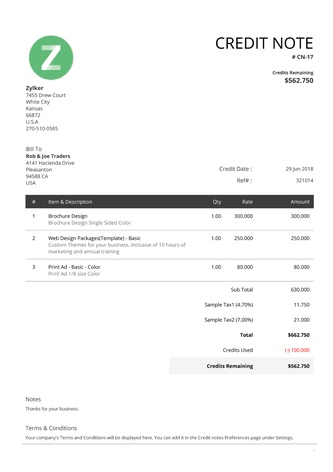
#> input picture Invoices/invoices (2).jpg, 333 x 472 px, shrunk from 1073 x 1519 before the run
$ python BoxIdentification.py
#> lines starting #> are read from the running program, lines starting #| are printed output that depends on the picture; after the words box and inside, x2 and y2 are one past the last pixel; in counts of white or black regions, pixels touching at a corner belong together
### utilities.py
import cv2
import numpy as np
import pytesseract as pt
from patchInfo import PatchInfo
from dateutil.parser import parse

# [13 lines left out: functions is_date, saveImage, not called in this run]

def GetColoredSegmentationMask(seg, segmentCount):
	""" Return a colored segmented image """
	colors = [tuple(np.random.randint(256, size=3)) for _ in range(256)]
	seg = seg%256
	seg = cv2.cvtColor(seg.astype(np.uint8), cv2.COLOR_GRAY2RGB)
	seg_img = np.zeros_like(seg)
	for c in range(1,len(colors)):
			seg_img[:, :, 0] += ((seg[:, :, 0] == c) * (colors[c][0])).astype('uint8')
			seg_img[:, :, 1] += ((seg[:, :, 0] == c) * (colors[c][1])).astype('uint8')
			seg_img[:, :, 2] += ((seg[:, :, 0] == c) * (colors[c][2])).astype('uint8')
	return seg_img

def getArea(pos_coord):
  minX, maxX, minY, maxY = pos_coord
  return (maxX-minX)*(maxY-minY)

# [4 lines left out: function getPatch, not called in this run]

def getText(img): return pt.image_to_string(img)
def getPatchText(img,pos_coord,pad=2): return getText(getPatch(img,pos_coord,pad))
def isText(img, pos_coord, pad=2): return (getPatchText(img,pos_coord,pad) is not "")

# [4 lines left out: function getPostionFromFilter, not called in this run]

### BoxIdentification.py
import cv2
import numpy as np
import utilities as utl
from collections import deque

def showImage(img, imgName):
	resimg = img[0]
	for idx in range(1,len(img)):
		resimg = cv2.hconcat((resimg,img[idx]))
	cv2.imwrite(f'{imgName}.png', resimg)

## Read Image
IMG_NO = 2
img = cv2.imread(f'Invoices/invoices ({IMG_NO}).jpg')
#> img is the input picture: shape (472, 333, 3); mean B, G, R 245.1, 245.7, 245.1
print("Image Shape: ",img.shape)
#| Image Shape:  (472, 333, 3)

## Filters
n = 7
filter2D_n = -1*np.ones((n,n))
filter2D_n[n//2][n//2] = n*n-1
morphKernel = np.ones((5,5), np.uint8)

## Apply Filter
filterImg = cv2.filter2D(cv2.cvtColor(img, cv2.COLOR_BGR2GRAY), -1, filter2D_n)
filterImg[filterImg==0] == 0
filterImg[filterImg!=0] == 1
filterImg = cv2.morphologyEx(filterImg, cv2.MORPH_CLOSE, morphKernel)
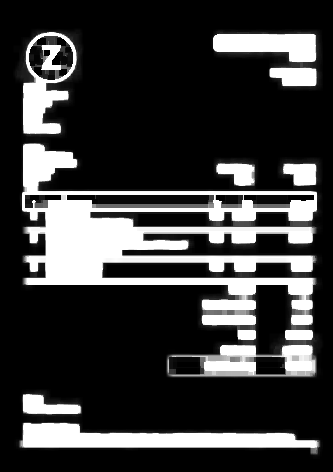
#> filterImg: shape (472, 333); min 0, max 255, mean 58.4

## Save Image
imgFil3 = np.repeat(filterImg[...,None],3,axis=2)
img1 =  np.where(imgFil3, img, 0)
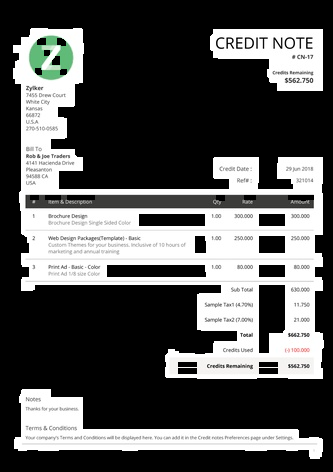
#> img1: shape (472, 333, 3); mean of channels 0, 1, 2 86.9, 87.4, 86.8; drawn as B, G, R
showImage([img,imgFil3,img1], 'img')
#> the loop in showImage, `for idx in range(1,len(img)):` made 2 passes
#> pass 1, in showImage, `resimg = cv2.hconcat((resimg,img[idx]))`:
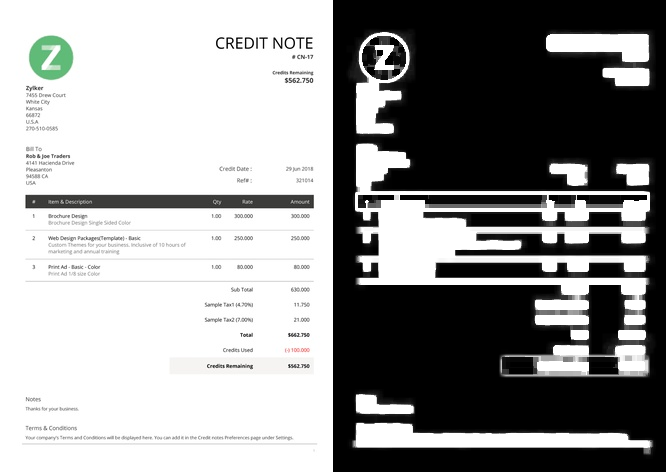
#> resimg: shape (472, 666, 3); mean B, G, R 151.8, 152.1, 151.7


def MarkSegment(seg, i, j, segmentCount):
	queue = deque()
	queue.append((i,j))
	while len(queue):
		i, j = queue.pop()
		seg[i][j] = segmentCount
		if seg[i-1][j] == -1: queue.append((i-1,j))
		if seg[i+1][j] == -1: queue.append((i+1,j))
		if seg[i][j+1] == -1: queue.append((i,j+1))
		if seg[i][j-1] == -1: queue.append((i,j-1))
	return

segmentCount = 0
h, w = filterImg.shape
#> h = 472; w = 333
segLabel = np.where(filterImg,-1, 0)
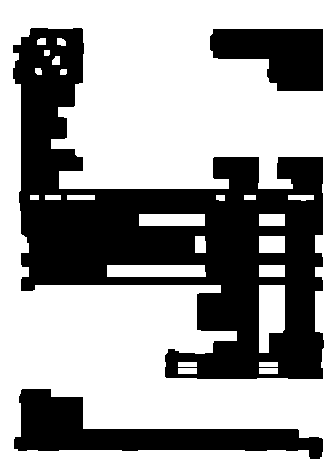
#> segLabel: shape (472, 333) int64; values -1 (black) and 0 (white), 62.4% white; 3 black regions, box (x1, y1, x2, y2) and area: (13, 28, 324, 379) 45392, (14, 389, 323, 459) 8651, (210, 29, 323, 91) 5022
for i in range(1,h-1):
	for j in range(1,w-1):
		if segLabel[i][j] == -1:
			segmentCount += 1
			print(segmentCount, end='\r', flush = True)
			MarkSegment(segLabel, i, j ,segmentCount)
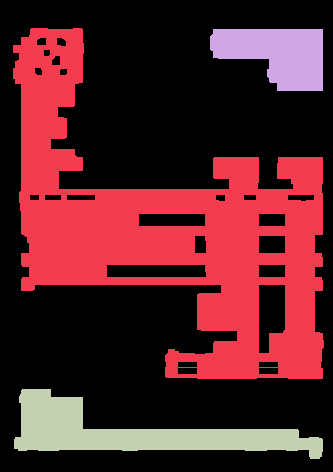
#> segLabel: shape (472, 333) int64; 4 distinct labels, from 0 to 3; one colour per label, 0 black
#> after the loop, segmentCount = 3


print(np.any(segLabel<0), np.any(segLabel>255), segmentCount)
#| False False 3
seg = utl.GetColoredSegmentationMask(segLabel, segmentCount)
#> in GetColoredSegmentationMask, `seg = cv2.cvtColor(seg.astype(np.uint8), cv2.COLOR_GRAY2RGB)`:
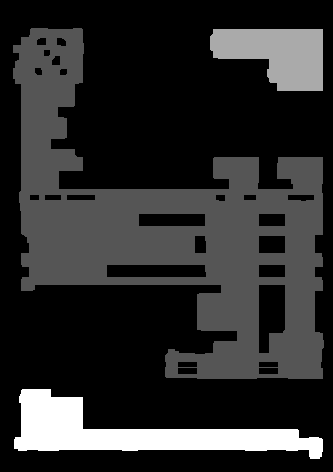
#> seg: shape (472, 333, 3); min 0, max 3, mean 0.518; drawn with min black and max white
#> after the loop in GetColoredSegmentationMask, `for c in range(1,len(colors)):`:
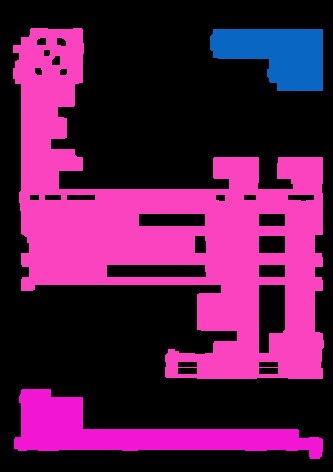
#> seg_img: shape (472, 333, 3); mean B, G, R 73.3, 23.8, 86.1
showImage([seg], 'seg')

### Clean Up ###
cv2.destroyAllWindows()
